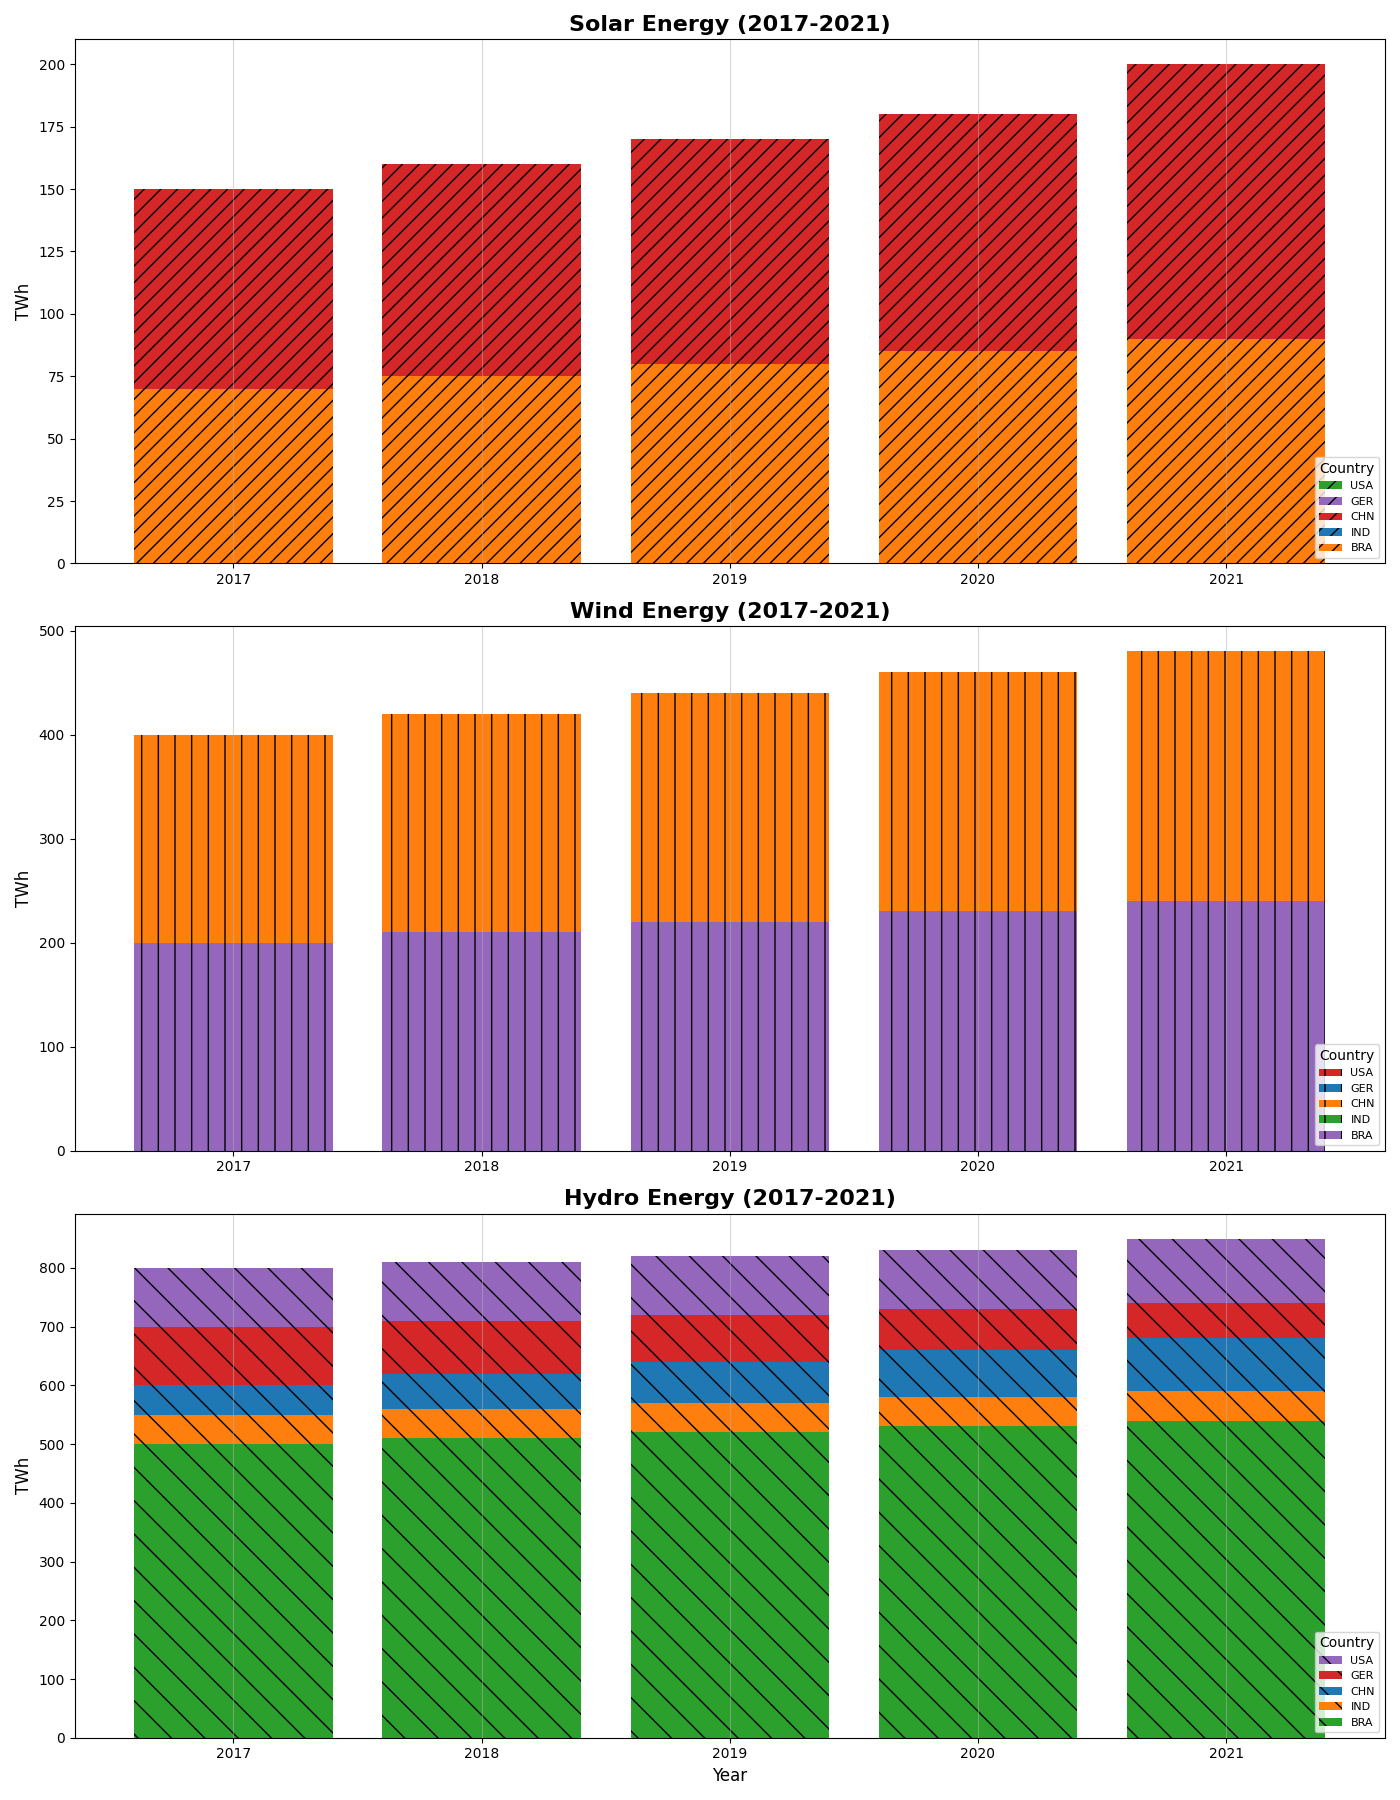

This figure's Python source:
import matplotlib.pyplot as plt
import numpy as np

countries = ['USA', 'GER', 'CHN', 'IND', 'BRA']
years = ['2017', '2018', '2019', '2020', '2021']
solar_energy = np.array([
    [100, 110, 120, 130, 140], 
    [90, 100, 110, 120, 130], 
    [150, 160, 170, 180, 200], 
    [50, 55, 60, 65, 70], 
    [70, 75, 80, 85, 90]
])
wind_energy = np.array([
    [300, 310, 320, 330, 340], 
    [150, 160, 170, 180, 190], 
    [400, 420, 440, 460, 480], 
    [100, 110, 120, 130, 140], 
    [200, 210, 220, 230, 240]
])
hydro_energy = np.array([
    [800, 810, 820, 830, 850], 
    [700, 710, 720, 730, 740], 
    [600, 620, 640, 660, 680], 
    [550, 560, 570, 580, 590], 
    [500, 510, 520, 530, 540]
])

# Plot setup
fig, axes = plt.subplots(3, 1, figsize=(14, 18))
fig.subplots_adjust(hspace=0.4)

# New shuffled color list
new_shuffled_colors = ['#2ca02c',  # Changed color for USA
                       '#9467bd',  # Changed color for GER
                       '#d62728',  # Changed color for CHN
                       '#1f77b4',  # Changed color for IND
                       '#ff7f0e']  # Changed color for BRA

# Solar Energy Plot
for i in range(len(countries)):
    axes[0].bar(years, solar_energy[i], label=countries[i], color=new_shuffled_colors[i], hatch='//')
axes[0].set_title('Solar Energy (2017-2021)', fontsize=16, fontweight='bold')
axes[0].set_ylabel('TWh', fontsize=12)
axes[0].legend(title='Country', fontsize=8, loc='lower right', bbox_to_anchor=(1, 0), title_fontsize='10')
axes[0].grid(axis='x', linestyle='-', alpha=0.5)

# Wind Energy Plot
for i in range(len(countries)):
    axes[1].bar(years, wind_energy[i], label=countries[i], color=new_shuffled_colors[(i+2)%5], hatch='|')
axes[1].set_title('Wind Energy (2017-2021)', fontsize=16, fontweight='bold')
axes[1].set_ylabel('TWh', fontsize=12)
axes[1].legend(title='Country', fontsize=8, loc='lower right', bbox_to_anchor=(1, 0), title_fontsize='10')
axes[1].grid(axis='x', linestyle='-', alpha=0.5)

# Hydro Energy Plot
for i in range(len(countries)):
    axes[2].bar(years, hydro_energy[i], label=countries[i], color=new_shuffled_colors[(i+1)%5], hatch='\\')
axes[2].set_title('Hydro Energy (2017-2021)', fontsize=16, fontweight='bold')
axes[2].set_xlabel('Year', fontsize=12)
axes[2].set_ylabel('TWh', fontsize=12)
axes[2].legend(title='Country', fontsize=8, loc='lower right', bbox_to_anchor=(1, 0), title_fontsize='10')
axes[2].grid(axis='x', linestyle='-', alpha=0.5)

plt.tight_layout()
plt.show()
